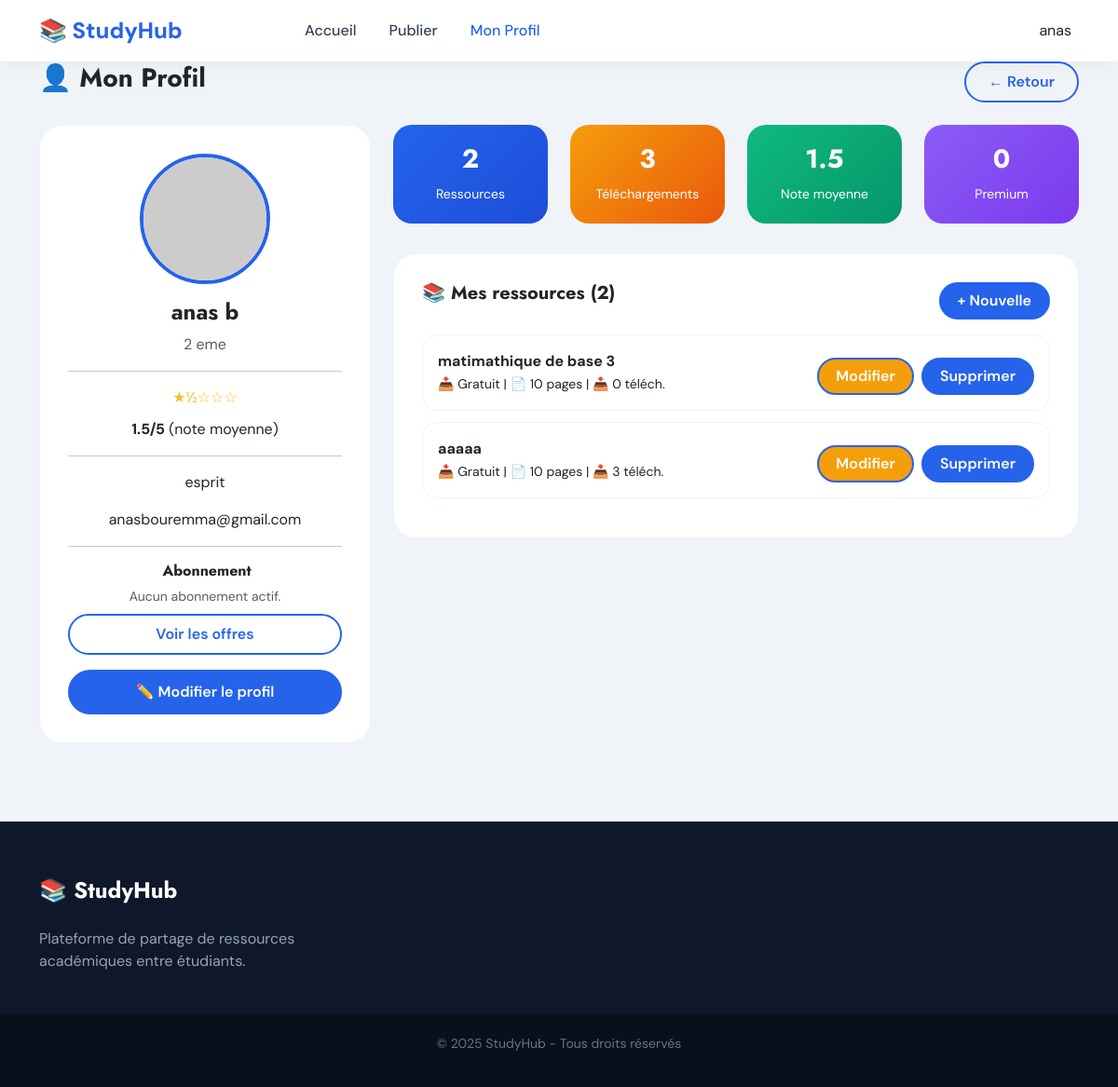
The page /index.php?action=profile (signed in) on the database its author committed.
### tables this page shows
CREATE TABLE `users` (
  `id` int(11) NOT NULL AUTO_INCREMENT,
  `nom` varchar(50) NOT NULL,
  `prenom` varchar(50) NOT NULL,
  `universite` varchar(255) NOT NULL,
  `filiere` varchar(255) NOT NULL,
  `email` varchar(255) NOT NULL,
  `mdp` varchar(255) NOT NULL,
  `tel` int(255) NOT NULL,
  `bio` varchar(500) NOT NULL,
  `photo` varchar(255) NOT NULL,
  `role` int(11) NOT NULL DEFAULT 1,
  `score` decimal(10,0) NOT NULL,
  `note_moyenne` decimal(3,2) DEFAULT 0.00,
  PRIMARY KEY (`id`),
  UNIQUE KEY `email` (`email`),
  UNIQUE KEY `tel` (`tel`)
);

CREATE TABLE `ressource` (
  `id_res` int(11) NOT NULL AUTO_INCREMENT,
  `titre` varchar(255) NOT NULL,
  `description` varchar(500) NOT NULL,
  `type` varchar(255) NOT NULL,
  `niveau` varchar(255) NOT NULL,
  `acces` varchar(255) NOT NULL,
  `prix` double NOT NULL,
  `fichier` varchar(255) NOT NULL,
  `id` int(11) NOT NULL,
  `pages` int(11) DEFAULT 0,
  `downloads` int(11) DEFAULT 0,
  `date_creation` timestamp NOT NULL DEFAULT current_timestamp(),
  `note_moyenne` decimal(3,2) DEFAULT 0.00,
  `matiere` varchar(255) DEFAULT 'Autre',
  `photo` varchar(500) DEFAULT '',
  PRIMARY KEY (`id_res`),
  KEY `id` (`id`),
  CONSTRAINT `ressource_ibfk_1` FOREIGN KEY (`id`) REFERENCES `users` (`id`)
);

### controllers/profileController.php (called while the page is built, shortened)
<?php
function profileIndex() {
    global $pdo;
    $user = getCurrentUser($pdo);
    require_once __DIR__ . '/../models/resourceModel.php';
    $activeSubscription = getActiveSubscriptionByUser($pdo, $user['id']);
    $userResources = getUserResources($pdo, $user['id']);
    $totalResources = count($userResources);
    $totalDownloads = 0;
    $totalPremium = 0;
    $totalRating = 0;
    foreach ($userResources as $res) {
        $totalDownloads += $res['downloads'] ?? 0;
        $totalRating += $res['note_moyenne'] ?? 0;
    }
    $avgUserRating = $totalResources > 0 ? round($totalRating / $totalResources, 1) : 0;
    require_once __DIR__ . '/../views/profile/view.php';
}
?>

### config.php (called while the page is built, shortened)
<?php
function getCurrentUser($pdo) {
    $stmt = $pdo->prepare("SELECT * FROM users WHERE id = ?");
    $stmt->execute([$_SESSION['user_id']]);
    return $stmt->fetch();
}
function escape($string) {
    return htmlspecialchars($string ?? '', ENT_QUOTES, 'UTF-8');
}
function generateStarRating($rating) {
    $full = floor($rating);
    $half = ($rating - $full) >= 0.5;
    $stars = '';
    for ($i = 1; $i <= 5; $i++) {
        if ($i <= $full) {
            $stars .= '★';
        } elseif ($half && $i == $full + 1) {
            $stars .= '½';
        } else {
            $stars .= '☆';
        }
    }
    return $stars;
}
?>

### models/resourceModel.php (called while the page is built, shortened)
<?php
function getUserResources($pdo, $userId) {
    $stmt = $pdo->prepare("SELECT * FROM ressource WHERE id = ? ORDER BY id_res DESC");
    $stmt->execute([$userId]);
    return $stmt->fetchAll();
}
?>

### views/profile/view.php (the view, shortened to what this page needs)
<!DOCTYPE html>
<html lang="fr">
<head>
    <link href="https://cdn.jsdelivr.net/npm/bootstrap@5.3.0/dist/css/bootstrap.min.css" rel="stylesheet">
    <link rel="stylesheet" href="https://cdnjs.cloudflare.com/ajax/libs/font-awesome/6.5.2/css/all.min.css">
    <link rel="stylesheet" href="https://cdn.jsdelivr.net/npm/themify-icons@0.1.2/css/themify-icons.css">
    <link rel="stylesheet" href="css/style.css">
</head>
<body>
<nav class="navbar-custom">
    <div class="container">
        <div class="row align-items-center">
            <div class="col-6 col-lg-3"><a href="index.php?action=home" class="logo">📚 StudyHub</a></div>
            <div class="col-lg-6 d-none d-lg-block"><ul class="nav-links"><li><a href="index.php?action=home">Accueil</a></li><li><a href="index.php?action=resource&subaction=upload">Publier</a></li><li><a href="index.php?action=profile" class="active">Mon Profil</a></li></ul></div>
            <div class="col-6 col-lg-3 text-end"><span><i class="ti-user me-1"></i> <?= escape($user['nom']) ?> <a href="index.php?action=logout" class="ms-2 text-danger"><i class="ti-power-off"></i></a></span></div>
        </div>
    </div>
</nav>
<div class="container">
    <div class="d-flex justify-content-between align-items-center mb-4"><h3>👤 Mon Profil</h3><a href="index.php?action=home" class="btn-outline-custom" style="padding:8px 24px;">← Retour</a></div>
    <div class="row">
        <div class="col-md-4 mb-4">
            <div class="profile-card">
                <img src="<?= !empty($user['photo']) ? $user['photo'] : 'https://randomuser.me/api/portraits/men/32.jpg' ?>" class="profile-avatar mb-3">
                <h4><?= escape($user['nom']) ?> <?= escape($user['prenom']) ?></h4>
                <p class="text-muted"><?= escape($user['filiere'] ?: 'Non renseigné') ?></p>
                <hr>
                <div class="stars"><?= generateStarRating($avgUserRating) ?></div>
                <p><strong><?= number_format($avgUserRating, 1) ?>/5</strong> (note moyenne)</p>
                <hr><p><i class="ti-location-pin"></i> <?= escape($user['universite'] ?: 'Non renseignée') ?></p>
                <p><i class="ti-email"></i> <?= escape($user['email']) ?></p>
                <hr>
                <h6 class="mb-2"><i class="ti-star me-1"></i> Abonnement</h6>
                <?php if (!empty($activeSubscription)): ?>
                    <p class="mb-1"><strong><?= escape($activeSubscription['nom']) ?></strong></p>
                    <p class="text-muted small mb-1">Jusqu'au <?= escape($activeSubscription['date_fin']) ?></p>
                    <?php if (!empty($activeSubscription['payment_last4'])): ?>
                        <p class="small text-secondary mb-2">Carte **** <?= escape($activeSubscription['payment_last4']) ?></p>
                    <?php endif; ?>
                <?php else: ?>
                    <p class="text-muted small mb-2">Aucun abonnement actif.</p>
                <?php endif; ?>
                <a href="index.php?action=subscription" class="btn-outline-custom w-100" style="padding:8px 16px; display:block; text-align:center;"><?= !empty($activeSubscription) ? 'Gérer mon abonnement' : 'Voir les offres' ?></a>
                <a href="index.php?action=profile&subaction=edit" class="btn-primary-custom w-100 mt-3">✏️ Modifier le profil</a>
            </div>
        </div>
        <div class="col-md-8">
            <div class="row mb-4">
                <div class="col-6 col-md-3 mb-2"><div class="stat-card"><i class="ti-book" style="font-size:28px;"></i><h3><?= $totalResources ?></h3><small>Ressources</small></div></div>
                <div class="col-6 col-md-3 mb-2"><div class="stat-card" style="background:linear-gradient(135deg,#f59e0b,#ea580c);"><i class="ti-download" style="font-size:28px;"></i><h3><?= number_format($totalDownloads) ?></h3><small>Téléchargements</small></div></div>
                <div class="col-6 col-md-3 mb-2"><div class="stat-card" style="background:linear-gradient(135deg,#10b981,#059669);"><i class="ti-star" style="font-size:28px;"></i><h3><?= number_format($avgUserRating, 1) ?></h3><small>Note moyenne</small></div></div>
                <div class="col-6 col-md-3 mb-2"><div class="stat-card" style="background:linear-gradient(135deg,#8b5cf6,#7c3aed);"><i class="ti-wallet" style="font-size:28px;"></i><h3><?= $totalPremium ?></h3><small>Premium</small></div></div>
            </div>
            <div class="profile-card text-start">
                <div class="d-flex justify-content-between mb-3"><h5>📚 Mes ressources (<?= $totalResources ?>)</h5><a href="index.php?action=resource&subaction=upload" class="btn-primary-custom" style="padding:6px 18px;">+ Nouvelle</a></div>
                <?php foreach ($userResources as $res): ?>
                <div class="resource-item"><div class="d-flex justify-content-between flex-wrap"><div><strong><?= escape($res['titre']) ?></strong><br><small><?= $res['acces'] == 'Premium' ? "💰 {$res['prix']} DT" : '📥 Gratuit' ?> | 📄 <?= $res['pages'] ?> pages | 📥 <?= number_format($res['downloads']) ?> téléch.</small></div><div class="d-flex gap-2 mt-2"><a href="index.php?action=resource&subaction=edit&id=<?= $res['id_res'] ?>" class="btn-primary-custom" style="padding:6px 18px; background:#f59e0b;">Modifier</a><a href="index.php?action=resource&subaction=delete&id=<?= $res['id_res'] ?>" class="btn-primary-custom btn-danger-custom" style="padding:6px 18px;" onclick="return confirm('Supprimer ?')">Supprimer</a></div></div></div>
                <?php endforeach; ?>
            </div>
        </div>
    </div>
</div>
<footer class="footer"><div class="container"><div class="row"><div class="col-lg-4"><h4>📚 StudyHub</h4><p>Plateforme de partage de ressources académiques entre étudiants.</p></div></div></div></footer>
<div class="copyright"><p>&copy; 2025 StudyHub - Tous droits réservés</p></div>
</body>
</html>

### css/style.css (style rules this page uses)
* { margin: 0; padding: 0; box-sizing: border-box; }
body { font-family: 'DM Sans', sans-serif; background: #f0f4f8; }
:root { --primary: #2563eb; --primary-light: #dbeafe; }
h1, h2, h3, h4, h5, h6 { font-family: 'Jost', sans-serif; font-weight: 700; }
.btn-primary-custom { background: var(--primary); color: white; padding: 10px 24px; border-radius: 40px; font-weight: 600; border: 2px solid var(--primary); transition: 0.3s; text-decoration: none; display: inline-block; }
.btn-outline-custom { background: transparent; border: 2px solid var(--primary); color: var(--primary); padding: 10px 24px; border-radius: 40px; font-weight: 600; transition: 0.3s; text-decoration: none; }
.navbar-custom { background: white; box-shadow: 0 2px 20px rgba(0,0,0,0.05); padding: 15px 0; position: sticky; top: 0; z-index: 1000; }
.logo { font-size: 24px; font-weight: 800; color: var(--primary); text-decoration: none; }
.nav-links { display: flex; gap: 35px; list-style: none; margin: 0; padding: 0; }
.nav-links a { color: #334155; text-decoration: none; font-weight: 500; transition: 0.3s; }
.nav-links a:hover, .nav-links a.active { color: var(--primary); }
.stars { color: #fbbf24; margin-bottom: 10px; }
.footer { background: #0f172a; color: #94a3b8; padding: 60px 0 30px; margin-top: 60px; }
.footer h4 { color: white; margin-bottom: 25px; }
.copyright { background: #0a0f1c; text-align: center; padding: 20px; font-size: 14px; color: #64748b; }
.profile-card { background: white; border-radius: 24px; padding: 30px; text-align: center; border: 1px solid #eef2ff; }
.profile-avatar { width: 140px; height: 140px; border-radius: 50%; object-fit: cover; border: 4px solid var(--primary); }
.resource-item { background: white; border-radius: 16px; padding: 16px; margin-bottom: 12px; border: 1px solid #eef2ff; transition: 0.3s; }
.stat-card { background: linear-gradient(135deg, #2563eb, #1d4ed8); color: white; border-radius: 20px; padding: 20px; text-align: center; }

### rows shown on the page
users: nom "anas", prenom "b", filiere "2 eme", universite "esprit", email "anasbouremma@gmail.com"
ressource: titre "matimathique de base 3", acces "📥 Gratuit", pages "10", downloads "0"
ressource: titre "aaaaa", acces "📥 Gratuit", pages "10", downloads "3"

### other values the page prints
generateStarRating($avgUserRating) "★½☆☆☆"
$avgUserRating "1.5"
$totalResources "2"
$totalDownloads "3"
$totalPremium "0"
